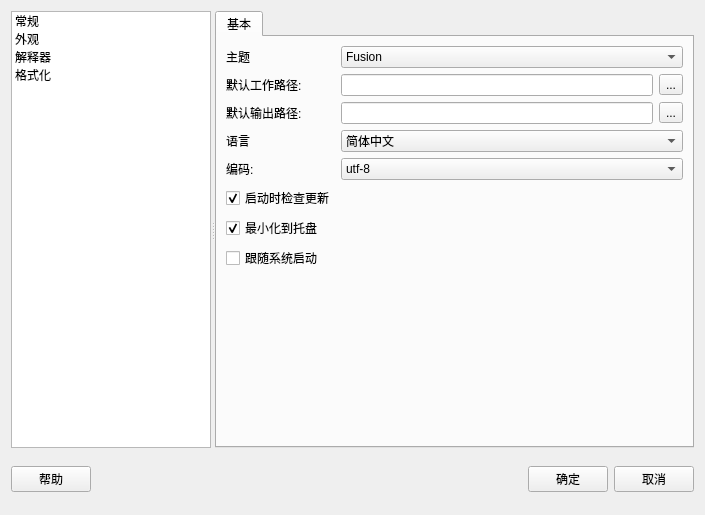
<?xml version="1.0" encoding="UTF-8"?>
<ui version="4.0">
 <class>Form</class>
 <widget class="QWidget" name="Form">
  <property name="geometry">
   <rect>
    <x>0</x>
    <y>0</y>
    <width>705</width>
    <height>515</height>
   </rect>
  </property>
  <property name="windowTitle">
   <string>选项</string>
  </property>
  <layout class="QVBoxLayout" name="verticalLayout_2">
   <item>
    <widget class="QSplitter" name="splitter">
     <property name="orientation">
      <enum>Qt::Horizontal</enum>
     </property>
     <widget class="QListWidget" name="listWidget">
      <property name="maximumSize">
       <size>
        <width>200</width>
        <height>16777215</height>
       </size>
      </property>
      <item>
       <property name="text">
        <string>常规</string>
       </property>
      </item>
      <item>
       <property name="text">
        <string>外观</string>
       </property>
      </item>
      <item>
       <property name="text">
        <string>解释器</string>
       </property>
      </item>
      <item>
       <property name="text">
        <string>格式化</string>
       </property>
      </item>
     </widget>
     <widget class="QStackedWidget" name="stackedWidget">
      <property name="currentIndex">
       <number>0</number>
      </property>
      <widget class="QWidget" name="page_general">
       <layout class="QHBoxLayout" name="horizontalLayout_3">
        <property name="leftMargin">
         <number>0</number>
        </property>
        <property name="topMargin">
         <number>0</number>
        </property>
        <property name="rightMargin">
         <number>0</number>
        </property>
        <property name="bottomMargin">
         <number>0</number>
        </property>
        <item>
         <widget class="QTabWidget" name="tabWidget">
          <property name="tabPosition">
           <enum>QTabWidget::North</enum>
          </property>
          <property name="currentIndex">
           <number>0</number>
          </property>
          <widget class="QWidget" name="tabBase">
           <attribute name="title">
            <string>基本</string>
           </attribute>
           <layout class="QVBoxLayout" name="verticalLayout_8">
            <item>
             <layout class="QFormLayout" name="formLayout_2">
              <item row="1" column="0">
               <widget class="QLabel" name="label">
                <property name="text">
                 <string>默认工作路径:</string>
                </property>
               </widget>
              </item>
              <item row="2" column="0">
               <widget class="QLabel" name="label_15">
                <property name="text">
                 <string>默认输出路径:</string>
                </property>
               </widget>
              </item>
              <item row="5" column="0">
               <widget class="QCheckBox" name="checkBox">
                <property name="text">
                 <string>启动时检查更新</string>
                </property>
                <property name="checked">
                 <bool>true</bool>
                </property>
               </widget>
              </item>
              <item row="7" column="0">
               <widget class="QCheckBox" name="checkBox_2">
                <property name="text">
                 <string>跟随系统启动</string>
                </property>
               </widget>
              </item>
              <item row="3" column="0">
               <widget class="QLabel" name="label_16">
                <property name="text">
                 <string>语言</string>
                </property>
               </widget>
              </item>
              <item row="3" column="1">
               <widget class="QComboBox" name="comboBox_9">
                <item>
                 <property name="text">
                  <string>简体中文</string>
                 </property>
                </item>
                <item>
                 <property name="text">
                  <string>English</string>
                 </property>
                </item>
               </widget>
              </item>
              <item row="4" column="0">
               <widget class="QLabel" name="label_11">
                <property name="text">
                 <string>编码:</string>
                </property>
               </widget>
              </item>
              <item row="4" column="1">
               <widget class="QComboBox" name="comboBox_8">
                <item>
                 <property name="text">
                  <string>utf-8</string>
                 </property>
                </item>
                <item>
                 <property name="text">
                  <string>gb2312</string>
                 </property>
                </item>
               </widget>
              </item>
              <item row="1" column="1">
               <layout class="QHBoxLayout" name="horizontalLayout_14">
                <item>
                 <widget class="QLineEdit" name="lineEdit_workspace"/>
                </item>
                <item>
                 <widget class="QToolButton" name="toolButton_workspace">
                  <property name="text">
                   <string>...</string>
                  </property>
                 </widget>
                </item>
               </layout>
              </item>
              <item row="2" column="1">
               <layout class="QHBoxLayout" name="horizontalLayout_15">
                <item>
                 <widget class="QLineEdit" name="lineEdit_output"/>
                </item>
                <item>
                 <widget class="QToolButton" name="toolButton_output">
                  <property name="text">
                   <string>...</string>
                  </property>
                 </widget>
                </item>
               </layout>
              </item>
              <item row="0" column="0">
               <widget class="QLabel" name="label_theme">
                <property name="text">
                 <string>主题</string>
                </property>
               </widget>
              </item>
              <item row="0" column="1">
               <widget class="QComboBox" name="comboBox_theme">
                <item>
                 <property name="text">
                  <string>Fusion</string>
                 </property>
                </item>
                <item>
                 <property name="text">
                  <string>Qdarkstyle</string>
                 </property>
                </item>
                <item>
                 <property name="text">
                  <string>windowsvista</string>
                 </property>
                </item>
                <item>
                 <property name="text">
                  <string>Windows</string>
                 </property>
                </item>
               </widget>
              </item>
              <item row="6" column="0">
               <widget class="QCheckBox" name="checkBox_minitray">
                <property name="text">
                 <string>最小化到托盘</string>
                </property>
                <property name="checked">
                 <bool>true</bool>
                </property>
               </widget>
              </item>
             </layout>
            </item>
            <item>
             <spacer name="verticalSpacer_2">
              <property name="orientation">
               <enum>Qt::Vertical</enum>
              </property>
              <property name="sizeHint" stdset="0">
               <size>
                <width>20</width>
                <height>40</height>
               </size>
              </property>
             </spacer>
            </item>
           </layout>
          </widget>
         </widget>
        </item>
       </layout>
      </widget>
      <widget class="QWidget" name="page_appearance">
       <layout class="QVBoxLayout" name="verticalLayout_6">
        <item>
         <layout class="QVBoxLayout" name="verticalLayout_5">
          <item>
           <widget class="QCheckBox" name="checkBox_3">
            <property name="text">
             <string>是否隔行着色</string>
            </property>
            <property name="checked">
             <bool>true</bool>
            </property>
           </widget>
          </item>
          <item>
           <layout class="QHBoxLayout" name="horizontalLayout_11">
            <item>
             <widget class="QLabel" name="label_10">
              <property name="text">
               <string>表头背景颜色:</string>
              </property>
             </widget>
            </item>
            <item>
             <widget class="QPushButton" name="pushButton">
              <property name="text">
               <string>颜色</string>
              </property>
             </widget>
            </item>
            <item>
             <spacer name="horizontalSpacer_4">
              <property name="orientation">
               <enum>Qt::Horizontal</enum>
              </property>
              <property name="sizeHint" stdset="0">
               <size>
                <width>40</width>
                <height>20</height>
               </size>
              </property>
             </spacer>
            </item>
           </layout>
          </item>
         </layout>
        </item>
        <item>
         <layout class="QHBoxLayout" name="horizontalLayout_6"/>
        </item>
        <item>
         <layout class="QHBoxLayout" name="horizontalLayout_5">
          <item>
           <widget class="QLabel" name="label_3">
            <property name="text">
             <string>字体大小：</string>
            </property>
           </widget>
          </item>
          <item>
           <widget class="QLineEdit" name="lineEdit_2">
            <property name="maximumSize">
             <size>
              <width>60</width>
              <height>16777215</height>
             </size>
            </property>
            <property name="text">
             <string>15</string>
            </property>
           </widget>
          </item>
          <item>
           <spacer name="horizontalSpacer_3">
            <property name="orientation">
             <enum>Qt::Horizontal</enum>
            </property>
            <property name="sizeHint" stdset="0">
             <size>
              <width>120</width>
              <height>20</height>
             </size>
            </property>
           </spacer>
          </item>
         </layout>
        </item>
        <item>
         <layout class="QHBoxLayout" name="horizontalLayout_4">
          <item>
           <widget class="QLabel" name="label_2">
            <property name="text">
             <string>字体：</string>
            </property>
           </widget>
          </item>
          <item>
           <widget class="QComboBox" name="comboBox">
            <item>
             <property name="text">
              <string>Source Code Pro</string>
             </property>
            </item>
           </widget>
          </item>
          <item>
           <spacer name="horizontalSpacer_2">
            <property name="orientation">
             <enum>Qt::Horizontal</enum>
            </property>
            <property name="sizeHint" stdset="0">
             <size>
              <width>40</width>
              <height>20</height>
             </size>
            </property>
           </spacer>
          </item>
         </layout>
        </item>
        <item>
         <widget class="QTextEdit" name="textEdit">
          <property name="maximumSize">
           <size>
            <width>16777215</width>
            <height>16777215</height>
           </size>
          </property>
          <property name="html">
           <string>&lt;!DOCTYPE HTML PUBLIC &quot;-//W3C//DTD HTML 4.0//EN&quot; &quot;http://www.w3.org/TR/REC-html40/strict.dtd&quot;&gt;
&lt;html&gt;&lt;head&gt;&lt;meta name=&quot;qrichtext&quot; content=&quot;1&quot; /&gt;&lt;style type=&quot;text/css&quot;&gt;
p, li { white-space: pre-wrap; }
&lt;/style&gt;&lt;/head&gt;&lt;body style=&quot; font-family:'SimSun'; font-size:9pt; font-weight:400; font-style:normal;&quot;&gt;
&lt;p style=&quot; margin-top:0px; margin-bottom:0px; margin-left:0px; margin-right:0px; -qt-block-indent:0; text-indent:0px;&quot;&gt;Patata is a full-featured IDE&lt;/p&gt;
&lt;p style=&quot; margin-top:0px; margin-bottom:0px; margin-left:0px; margin-right:0px; -qt-block-indent:0; text-indent:0px;&quot;&gt;with a high level of usability and outstanding&lt;/p&gt;
&lt;p style=&quot; margin-top:0px; margin-bottom:0px; margin-left:0px; margin-right:0px; -qt-block-indent:0; text-indent:0px;&quot;&gt;advanced code editing and refactoring support.&lt;/p&gt;
&lt;p style=&quot;-qt-paragraph-type:empty; margin-top:0px; margin-bottom:0px; margin-left:0px; margin-right:0px; -qt-block-indent:0; text-indent:0px;&quot;&gt;&lt;br /&gt;&lt;/p&gt;
&lt;p style=&quot; margin-top:0px; margin-bottom:0px; margin-left:0px; margin-right:0px; -qt-block-indent:0; text-indent:0px;&quot;&gt;abcdefghijklmnopqrstuvwxyz 0123456789 (){}[]&lt;/p&gt;
&lt;p style=&quot; margin-top:0px; margin-bottom:0px; margin-left:0px; margin-right:0px; -qt-block-indent:0; text-indent:0px;&quot;&gt;ABCDEFGHIJKLMNOPQRSTUVWXYZ +-*/= .,;:!? #&amp;amp;$%@|^&lt;/p&gt;&lt;/body&gt;&lt;/html&gt;</string>
          </property>
         </widget>
        </item>
       </layout>
      </widget>
      <widget class="QWidget" name="page_interpreter">
       <layout class="QHBoxLayout" name="horizontalLayout_9">
        <property name="leftMargin">
         <number>0</number>
        </property>
        <property name="topMargin">
         <number>0</number>
        </property>
        <property name="rightMargin">
         <number>0</number>
        </property>
        <property name="bottomMargin">
         <number>0</number>
        </property>
        <item>
         <widget class="QTabWidget" name="tabWidget_2">
          <property name="currentIndex">
           <number>0</number>
          </property>
          <widget class="QWidget" name="tab">
           <attribute name="title">
            <string>基本</string>
           </attribute>
           <layout class="QHBoxLayout" name="horizontalLayout_10">
            <item>
             <widget class="QTableWidget" name="tableWidget">
              <column>
               <property name="text">
                <string>名称</string>
               </property>
              </column>
              <column>
               <property name="text">
                <string>版本</string>
               </property>
              </column>
              <column>
               <property name="text">
                <string>路径</string>
               </property>
              </column>
              <column>
               <property name="text">
                <string>默认</string>
               </property>
              </column>
             </widget>
            </item>
            <item>
             <layout class="QVBoxLayout" name="verticalLayout_4">
              <item>
               <widget class="QPushButton" name="pushButton_new">
                <property name="text">
                 <string>新增</string>
                </property>
               </widget>
              </item>
              <item>
               <widget class="QPushButton" name="pushButton_alter">
                <property name="text">
                 <string>修改</string>
                </property>
               </widget>
              </item>
              <item>
               <widget class="QPushButton" name="pushButton_delete">
                <property name="text">
                 <string>删除</string>
                </property>
               </widget>
              </item>
              <item>
               <spacer name="verticalSpacer">
                <property name="orientation">
                 <enum>Qt::Vertical</enum>
                </property>
                <property name="sizeHint" stdset="0">
                 <size>
                  <width>20</width>
                  <height>40</height>
                 </size>
                </property>
               </spacer>
              </item>
             </layout>
            </item>
           </layout>
          </widget>
          <widget class="QWidget" name="tab_2">
           <attribute name="title">
            <string>高级</string>
           </attribute>
           <layout class="QVBoxLayout" name="verticalLayout_7">
            <item>
             <layout class="QHBoxLayout" name="horizontalLayout_2">
              <item>
               <widget class="QLabel" name="label_14">
                <property name="text">
                 <string>下 载 源:</string>
                </property>
               </widget>
              </item>
              <item>
               <widget class="QComboBox" name="comboBox_source">
                <property name="enabled">
                 <bool>true</bool>
                </property>
                <property name="minimumSize">
                 <size>
                  <width>100</width>
                  <height>0</height>
                 </size>
                </property>
                <property name="maximumSize">
                 <size>
                  <width>100</width>
                  <height>16777215</height>
                 </size>
                </property>
                <item>
                 <property name="text">
                  <string>腾讯(推荐)</string>
                 </property>
                </item>
                <item>
                 <property name="text">
                  <string>官方</string>
                 </property>
                </item>
                <item>
                 <property name="text">
                  <string>清华大学</string>
                 </property>
                </item>
                <item>
                 <property name="text">
                  <string>阿里</string>
                 </property>
                </item>
                <item>
                 <property name="text">
                  <string>豆瓣</string>
                 </property>
                </item>
                <item>
                 <property name="text">
                  <string>自定义</string>
                 </property>
                </item>
               </widget>
              </item>
              <item>
               <widget class="QLineEdit" name="lineEdit_source">
                <property name="text">
                 <string>https://mirrors.cloud.tencent.com/pypi/simple</string>
                </property>
                <property name="alignment">
                 <set>Qt::AlignLeading|Qt::AlignLeft|Qt::AlignVCenter</set>
                </property>
                <property name="readOnly">
                 <bool>true</bool>
                </property>
                <property name="placeholderText">
                 <string>腾讯镜像源</string>
                </property>
               </widget>
              </item>
             </layout>
            </item>
            <item>
             <layout class="QHBoxLayout" name="horizontalLayout_13">
              <item>
               <widget class="QLabel" name="label_13">
                <property name="text">
                 <string>默认路径:</string>
                </property>
               </widget>
              </item>
              <item>
               <widget class="QComboBox" name="comboBox_dir_2">
                <property name="minimumSize">
                 <size>
                  <width>100</width>
                  <height>0</height>
                 </size>
                </property>
                <property name="maximumSize">
                 <size>
                  <width>100</width>
                  <height>16777215</height>
                 </size>
                </property>
                <item>
                 <property name="text">
                  <string>默认位置</string>
                 </property>
                </item>
                <item>
                 <property name="text">
                  <string>用户目录</string>
                 </property>
                </item>
                <item>
                 <property name="text">
                  <string>仅下载</string>
                 </property>
                </item>
                <item>
                 <property name="text">
                  <string>自定义</string>
                 </property>
                </item>
               </widget>
              </item>
              <item>
               <widget class="QLineEdit" name="lineEdit_dir_2">
                <property name="readOnly">
                 <bool>true</bool>
                </property>
                <property name="placeholderText">
                 <string>默认</string>
                </property>
               </widget>
              </item>
              <item>
               <widget class="QToolButton" name="toolButton_3">
                <property name="text">
                 <string>...</string>
                </property>
               </widget>
              </item>
             </layout>
            </item>
            <item>
             <layout class="QHBoxLayout" name="horizontalLayout_12">
              <item>
               <widget class="QLabel" name="label_12">
                <property name="text">
                 <string>安装选项:</string>
                </property>
               </widget>
              </item>
              <item>
               <widget class="QComboBox" name="comboBox_dir">
                <property name="minimumSize">
                 <size>
                  <width>100</width>
                  <height>0</height>
                 </size>
                </property>
                <property name="maximumSize">
                 <size>
                  <width>100</width>
                  <height>16777215</height>
                 </size>
                </property>
                <item>
                 <property name="text">
                  <string>默认位置</string>
                 </property>
                </item>
                <item>
                 <property name="text">
                  <string>用户目录</string>
                 </property>
                </item>
                <item>
                 <property name="text">
                  <string>仅下载</string>
                 </property>
                </item>
                <item>
                 <property name="text">
                  <string>自定义</string>
                 </property>
                </item>
               </widget>
              </item>
              <item>
               <widget class="QLineEdit" name="lineEdit_dir">
                <property name="readOnly">
                 <bool>true</bool>
                </property>
                <property name="placeholderText">
                 <string>默认</string>
                </property>
               </widget>
              </item>
              <item>
               <widget class="QToolButton" name="toolButton_2">
                <property name="text">
                 <string>...</string>
                </property>
               </widget>
              </item>
             </layout>
            </item>
            <item>
             <spacer name="verticalSpacer_3">
              <property name="orientation">
               <enum>Qt::Vertical</enum>
              </property>
              <property name="sizeHint" stdset="0">
               <size>
                <width>20</width>
                <height>40</height>
               </size>
              </property>
             </spacer>
            </item>
           </layout>
          </widget>
         </widget>
        </item>
       </layout>
      </widget>
      <widget class="QWidget" name="page_format">
       <layout class="QVBoxLayout" name="verticalLayout_3">
        <item>
         <layout class="QFormLayout" name="formLayout">
          <item row="0" column="0">
           <widget class="QLabel" name="label_4">
            <property name="text">
             <string>日期格式:</string>
            </property>
           </widget>
          </item>
          <item row="0" column="1">
           <widget class="QComboBox" name="comboBox_2">
            <item>
             <property name="text">
              <string>2020-01-01</string>
             </property>
            </item>
            <item>
             <property name="text">
              <string>2020/01/01</string>
             </property>
            </item>
            <item>
             <property name="text">
              <string/>
             </property>
            </item>
           </widget>
          </item>
          <item row="1" column="1">
           <widget class="QComboBox" name="comboBox_3">
            <item>
             <property name="text">
              <string>15:30:01(24-小时制)</string>
             </property>
            </item>
            <item>
             <property name="text">
              <string>3:30:01 PM(12-小时制)</string>
             </property>
            </item>
            <item>
             <property name="text">
              <string/>
             </property>
            </item>
           </widget>
          </item>
          <item row="1" column="0">
           <widget class="QLabel" name="label_5">
            <property name="text">
             <string>时间格式:</string>
            </property>
           </widget>
          </item>
          <item row="2" column="1">
           <widget class="QComboBox" name="comboBox_4">
            <item>
             <property name="text">
              <string>美元US Dollar</string>
             </property>
            </item>
            <item>
             <property name="text">
              <string>人民币Chinese Yuan</string>
             </property>
            </item>
            <item>
             <property name="text">
              <string/>
             </property>
            </item>
           </widget>
          </item>
          <item row="2" column="0">
           <widget class="QLabel" name="label_6">
            <property name="text">
             <string>货币单位:</string>
            </property>
           </widget>
          </item>
          <item row="3" column="1">
           <widget class="QComboBox" name="comboBox_5">
            <item>
             <property name="text">
              <string>￥</string>
             </property>
            </item>
            <item>
             <property name="text">
              <string>CNY</string>
             </property>
            </item>
            <item>
             <property name="text">
              <string>$</string>
             </property>
            </item>
            <item>
             <property name="text">
              <string>USD</string>
             </property>
            </item>
           </widget>
          </item>
          <item row="3" column="0">
           <widget class="QLabel" name="label_7">
            <property name="text">
             <string>货币符号:</string>
            </property>
           </widget>
          </item>
          <item row="4" column="1">
           <widget class="QComboBox" name="comboBox_6">
            <item>
             <property name="text">
              <string>列标题内</string>
             </property>
            </item>
            <item>
             <property name="text">
              <string>单元格内</string>
             </property>
            </item>
           </widget>
          </item>
          <item row="4" column="0">
           <widget class="QLabel" name="label_8">
            <property name="text">
             <string>货币符号位于:</string>
            </property>
           </widget>
          </item>
         </layout>
        </item>
       </layout>
      </widget>
     </widget>
    </widget>
   </item>
   <item>
    <widget class="QWidget" name="widget" native="true">
     <property name="maximumSize">
      <size>
       <width>16777215</width>
       <height>50</height>
      </size>
     </property>
     <layout class="QHBoxLayout" name="horizontalLayout_7">
      <property name="leftMargin">
       <number>0</number>
      </property>
      <property name="topMargin">
       <number>0</number>
      </property>
      <property name="rightMargin">
       <number>0</number>
      </property>
      <property name="bottomMargin">
       <number>0</number>
      </property>
      <item>
       <layout class="QHBoxLayout" name="horizontalLayout">
        <item>
         <widget class="QPushButton" name="pushButton_help">
          <property name="text">
           <string>帮助</string>
          </property>
         </widget>
        </item>
        <item>
         <spacer name="horizontalSpacer">
          <property name="orientation">
           <enum>Qt::Horizontal</enum>
          </property>
          <property name="sizeHint" stdset="0">
           <size>
            <width>40</width>
            <height>20</height>
           </size>
          </property>
         </spacer>
        </item>
        <item>
         <widget class="QPushButton" name="pushButton_ok">
          <property name="text">
           <string>确定</string>
          </property>
         </widget>
        </item>
        <item>
         <widget class="QPushButton" name="pushButton_cancel">
          <property name="text">
           <string>取消</string>
          </property>
         </widget>
        </item>
       </layout>
      </item>
     </layout>
    </widget>
   </item>
  </layout>
 </widget>
 <resources/>
 <connections/>
</ui>
